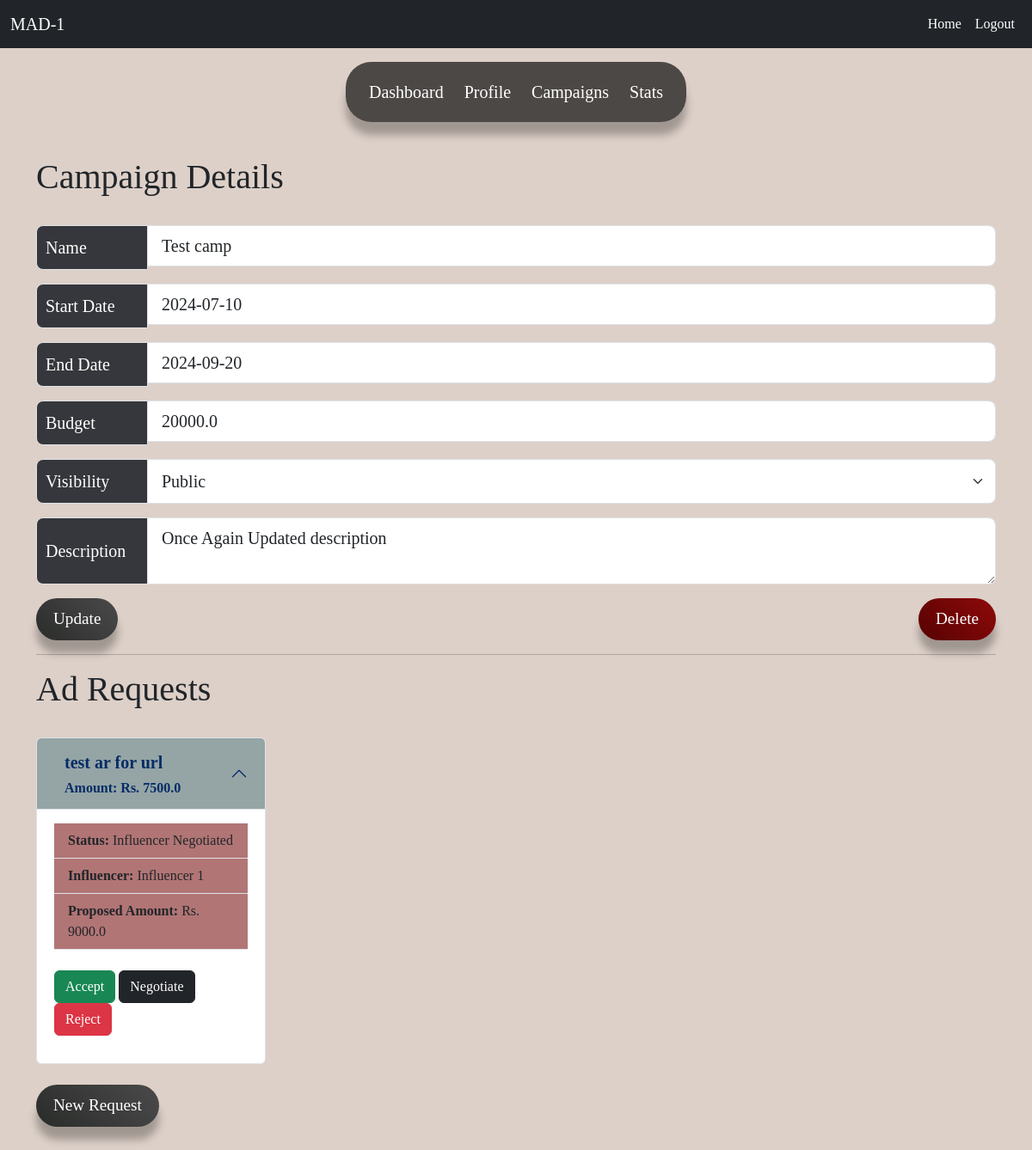
The page /sponsor/campaign/details/5 (signed in) on the database its author committed.
### website/models.py (models this page shows)
class Campaign(db.Model):
    __tablename__ = 'campaign'
    id = db.Column(db.Integer, primary_key=True)
    name = db.Column(db.String(150), nullable=False)
    description = db.Column(db.Text, nullable=False)
    start_date = db.Column(db.Date, nullable=False)
    end_date = db.Column(db.Date, nullable=False)
    budget = db.Column(db.Float, nullable=False)
    visibility = db.Column(db.String(50), nullable=False)
    flagged = db.Column(db.String(5),nullable=False)
    sponsor_id = db.Column(db.Integer, db.ForeignKey('sponsor.id'))
    sponsor = db.relationship('Sponsor', back_populates='campaigns')
    ad_requests = db.relationship('AdRequest', back_populates='campaign')

class AdRequest(db.Model):
    __tablename__ = 'ad_request'
    id = db.Column(db.Integer, primary_key=True)
    campaign_id = db.Column(db.Integer, db.ForeignKey('campaign.id'),nullable=False)
    influencer_id = db.Column(db.Integer, db.ForeignKey('influencer.id'),nullable=True)
    requirements = db.Column(db.Text, nullable=True)
    payment_amount = db.Column(db.Float, nullable=True)
    status = db.Column(db.String(50), nullable=False)#Pending , Accepted, Completed
    campaign = db.relationship('Campaign', back_populates='ad_requests')
    influencer = db.relationship('Influencer', back_populates='ad_requests')
    negotiations = db.relationship('Negotiation', back_populates='ad_request')

class Negotiation(db.Model):
    __tablename__ = 'negotiation'
    id = db.Column(db.Integer, primary_key=True)
    ad_request_id = db.Column(db.Integer, db.ForeignKey('ad_request.id'))
    sponsor_id = db.Column(db.Integer, db.ForeignKey('sponsor.id'))
    influencer_id = db.Column(db.Integer, db.ForeignKey('influencer.id'))
    proposed_amount = db.Column(db.Float, nullable=False)
    previous_time = db.Column(db.DateTime, nullable=True)
    message = db.Column(db.Text, nullable=True) # sponsor_new, influencer_new, sponsor_negotiated, influencer_negotiated
    latest_time = db.Column(db.DateTime, nullable=True)
    ad_request = db.relationship('AdRequest', back_populates='negotiations')
    sponsor = db.relationship('Sponsor', back_populates='negotiations')
    influencer = db.relationship('Influencer', back_populates='negotiations')

class Influencer(db.Model):
    __tablename__ = 'influencer'
    id = db.Column(db.Integer, db.ForeignKey('user.id'), primary_key=True)
    name = db.Column(db.String, nullable=False)
    category = db.Column(db.String(100), nullable=False)
    niche = db.Column(db.String(100), nullable=False)
    reach = db.Column(db.Integer, nullable=False)
    earning = db.Column(db.Float, nullable=True)
    user = db.relationship('User', back_populates='influencer')
    ad_requests = db.relationship('AdRequest', back_populates='influencer')
    negotiations = db.relationship('Negotiation', back_populates='influencer')

### website/views.py (the view)
@views.route('/sponsor/campaign/details/<int:campaign_id>')
@login_required
def campaign_details(campaign_id):
    query = Negotiation.query
    query = query.filter_by(sponsor_id = current_user.sponsor.id)
    query = query.filter(Negotiation.message == 'sponsor_accepted')
    negos = query.all()
    for nego in negos:
        db.session.delete(nego)
    db.session.commit()
    campaign = Campaign.query.filter_by(id=campaign_id).first()
    return render_template('campaign_details.html', user=current_user, campaign=campaign)

### website/templates/campaign_details.html (shortened to what this page needs)
{% extends 'base.html' %}
{% block content %}
<div class="container-fluid">
    <div class="row justify-content-center">
        <nav id="sponsor_navbar" class="navbar navbar-expand-lg mt-2" >
            <div class="container-fluid">
                <div class="collapse navbar-collapse justify-content-center" id="navbarCenteredExample">
                    <ul class="nav-links">
                        <li><a href="{{ url_for('views.sponsor_dashboard') }}">Dashboard</a></li>
                        <li class="center"><a href="{{ url_for('views.sponsor_profile') }}">Profile</a></li>
                        <li class="upward"><a href="{{ url_for('views.sponsor_campaigns') }}">Campaigns</a></li>
                        <li class="forward"><a href="{{ url_for('views.sponsor_stats') }}">Stats</a></li>
                    </ul>
                </div>
            </div>
        </nav>
    </div>
    <div class="container mt-3">
        <h1>Campaign Details</h1>
        <br>
        <form action="/sponsor/campaign/update/{{campaign.id}}" class="profile" method="POST">
            <div class="campaign-form">
            <div class="input-group mb-3 input-group-lg">
                <span class="input-group-text">Name</span>
                <input type="text" name="name" value="{{ campaign.name }}" placeholder="{{ campaign.name }}" class="form-control">
            </div>
            <div class="input-group mb-3 input-group-lg">
                <span class="input-group-text">Start Date</span>
                <input type="text" class="form-control" name="start_date" value="{{ campaign.start_date }}">
            </div>
            <div class="input-group mb-3 input-group-lg">
                <span class="input-group-text">End Date</span>
                <input type="text" class="form-control" name="end_date" value="{{ campaign.end_date }}" placeholder="{{ campaign.end_date }}">
            </div>
            <div class="input-group mb-3 input-group-lg">
                <span class="input-group-text">Budget</span>
                <input type="text" class="form-control" name="budget" value="{{ campaign.budget }}" placeholder="{{ campaign.budget }}">
            </div>
            <div class="input-group mb-3 input-group-lg">
                <span class="input-group-text">Visibility</span>
                <select class="form-select" name="visibility" id="visibility" required>
                    {% if campaign.visibility == 'Public' %}
                        <option value="Public" selected>Public</option>
                    {% else %}
                        <option value="Public">Public</option>
                        <option value="Private" selected>Private</option>
                    {% endif %}
                </select>
            </div>
            <div class="input-group mb-3 input-group-lg">
                <span class="input-group-text">Description</span>
                <textarea type="text" class="form-control" name="description">{{ campaign.description }}</textarea>
            </div>
            <div class="row">
                <div class="col-md-6">
                    <button type="submit" class="grey-btn">Update</button>
                </div>
                <div class="col-md-6 text-right">
                    <button type="button" class="red-btn" data-bs-toggle="modal" data-bs-target="#deleteCampaign">Delete</button>
                </div>
            </div>
            </div>
        </form>
    </div>
</div>
<div class="container mt-3">
    <hr>
    <h1>Ad Requests</h1>
    <br>
    <div class="row row-cols-1 row-cols-md-4 g-3">
        {% for adrequest in campaign.ad_requests %}
            <div class="accordion col" id="accordionExample">
                <div class="accordion-item">
                    <h2 class="accordion-header" id="heading{{ adrequest.id }}">
                        <button class="accordion-button" type="button" data-bs-toggle="collapse" data-bs-target="#collapse{{ adrequest.id }}" aria-expanded="true" aria-controls="collapse{{ adrequest.id }}">
                            <div class="container">
                                <div class="row">
                                  <div class="col"><h5><strong>{{ adrequest.requirements }}</strong></h5></div>
                                </div>
                                <div class="row">
                                  <div class="col"><strong>Amount: Rs. {{ adrequest.payment_amount }}</strong></div>
                                </div>
                            </div>
                        </button>
                    </h2>
                    <div id="collapse{{ adrequest.id }}" class="accordion-collapse collapse show" aria-labelledby="heading{{ adrequest.id }}" data-bs-parent="#accordionExample">
                        <div class="accordion-body">
                            <ul class="list-group list-group-flush">
                                {% if adrequest.influencer_id %}
                                    <li class="list-group-item">
                                        <strong>Status:</strong> Accepted
                                    </li>
                                    <li class="list-group-item">
                                        <strong>Influencer:</strong> {{ adrequest.influencer.name }}
                                    </li>
                                {% else %}
                                    {% set negotiation_found = False %}
                                    {% for negotiation in adrequest.negotiations %}
                                        {% if (not negotiation_found) and negotiation.message=='sponsor_new' %}
                                            <li class="list-group-item">
                                                <strong>Status:</strong> Request sent
                                            </li>
                                            <li class="list-group-item">
                                                <strong>Influencer:</strong> {{ negotiation.influencer.name }}
                                            </li>
                                            <li class="list-group-item">
                                                <div class="row justify-content-center">
                                                    <div class="col-6">
                                                        <a href="{{ url_for('views.find_influencer', adrequest_id=adrequest.id) }}">
                                                            <button class="btn btn-dark">Change Influencer</button>
                                                        </a>
                                                    </div>
                                                </div>
                                            </li>
                                            <div class="container">
                                                <div class="row justify-content-md-center">
                                                    <div class="col-8">
                                                    <form action="{{ url_for('views.update_delete', adrequest_id=adrequest.id) }}" method="post">
                                                        <div class="mb-3">
                                                            <button type="button" class="btn btn-dark" data-bs-toggle="collapse" data-bs-target="#updateAdrequest">Update</button>
                                                            <button type="submit" name="action" value="delete" class="btn btn-danger">Delete</button>
                                                        </div>
                                                        <div class="collapse" id="updateAdrequest">
                                                            <div class="mb-3">
                                                                <label for="requirements" class="form-label">Requirements:</label>
                                                                <textarea name="requirements" id="requirements"></textarea>
                                                                <label for="amount" class="form-label">Amount:</label>
                                                                <input type="number" class="form-control" id="amount" name="amount">
                                                            </div>
                                                            <button type="submit" name="action" value="update" class="btn btn-dark">Save</button>
                                                        </div>
                                                    </form>
                                                </div>
                                                </div>
                                                </div>
                                            {% set negotiation_found = True %}
                                        {% elif (not negotiation_found) and negotiation.message in ['influencer_new','influencer_negotiated'] %}
                                            <li class="list-group-item" id="new-request">
                                                <strong>Status:</strong>
                                                {% if negotiation.message=='influencer_new'%}
                                                New Request
                                                {% else %}
                                                Influencer Negotiated
                                                {% endif %}
                                            </li>
                                            <li class="list-group-item" id="new-request">
                                                <strong>Influencer:</strong> {{ negotiation.influencer.name }}
                                            </li>
                                            <li class="list-group-item" id="new-request">
                                                <strong>Proposed Amount:</strong> Rs. {{ negotiation.proposed_amount }}
                                            </li>
                                            <br>
                                            <div class="row justify-content-center">
                                                <div class="col">
                                                    <form action="{{ url_for('views.sponsor_decisions', negotiation_id=negotiation.id) }}" method="post">
                                                        <div class="mb-3">
                                                            <button type="submit" name="action" value="accept" class="btn btn-success">Accept</button>
                                                            <button type="button" class="btn btn-dark" data-bs-toggle="collapse" data-bs-target="#negotiateInput">Negotiate</button>
                                                            <button type="submit" name="action" value="reject" class="btn btn-danger">Reject</button>
                                                        </div>
                                                    </form>
                                                </div>
                                            </div>
                                            {% set negotiation_found = True %}
                                        {% endif %}
                                    {% endfor %}
                                {% endif %}
                            </ul>
                        </div>
                    </div>
                </div>
            </div>
        {% endfor %}
    </div>
    <br>
    <button type="button" class="grey-btn" data-bs-toggle="modal" data-bs-target="#createRequest">
        New Request
    </button>
    </div>
{% endblock %}

### rows shown on the page
Campaign: name "Test camp", start_date "2024-07-10", end_date "2024-09-20", budget "20000.0", visibility "Public", description "Once Again Updated description"
AdRequest: requirements "test ar for url", payment_amount "7500.0"
Negotiation: shows "Influencer Negotiated", influencer.name "Influencer 1", proposed_amount "9000.0"
